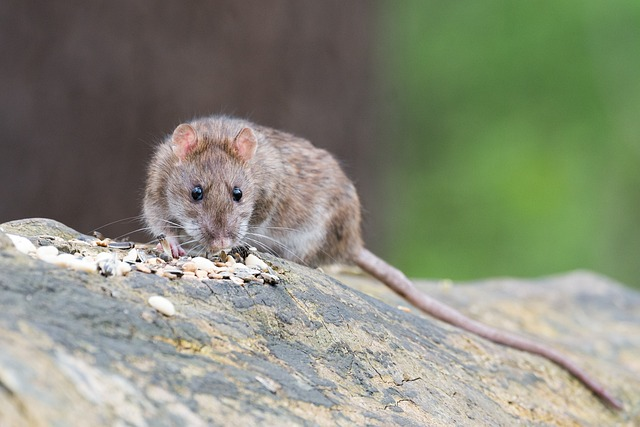
#> input picture dateset_tikus/ada tikus/tikus 1.jpg, 640 x 427 px, found by its file name; its folder holds only this picture in this run
$ python trainBelalang2.py   (older library calls are emulated)
#> lines starting #> are read from the running program, lines starting #| are printed output that depends on the picture
import cv2
import numpy as np
import xlsxwriter
from collections import Counter
from skimage.feature import graycomatrix, graycoprops
from skimage.measure import label, regionprops
from sklearn.cluster import KMeans

workbook = xlsxwriter.Workbook('trainTikus.xlsx', {'nan_inf_to_errors': True})
worksheet = workbook.add_worksheet()

jenis = ['Ada Tikus','Tidak Ada Tikus']

hsv_properties = ['hue','saturation','value']
glcm_properties = ['dissimilarity', 'correlation', 'homogeneity', 'contrast', 'ASM', 'energy']
shape_properties = ['metric', 'eccentricity']

# Writing excel header
header = ['File']
header.extend(['HSV_' + c for c in ('Hue', 'Saturation', 'Value')])
header.extend(['GLCM_' + prop for prop in glcm_properties])
header.extend(shape_properties)
header.append('Class')

for col, value in enumerate(header):
    worksheet.write(0, col, value)

baris = 1

for j in range(1, 150):  # Rentang gambar dari 1 hingga 75
    kolom = 0
    file_name = "D:/Kuliah/Project/Python/deteksi_tikus/dateset_tikus/" + "tikus " + str(j) + ".jpg"
    print(file_name)
    worksheet.write(baris, kolom, file_name)
    kolom += 1

    src = cv2.imread(file_name)
#> src is the input picture: shape (427, 640, 3); mean B, G, R 121.3, 139.2, 135.1
    if src is None:
        print(f"Unable to read the image: {file_name}")
        continue

    gray = cv2.cvtColor(src, cv2.COLOR_BGR2GRAY)
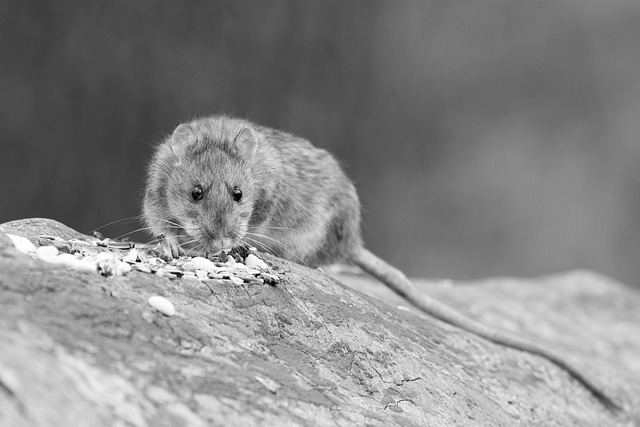
#> gray: shape (427, 640); min 0, max 255, mean 136
    hsv = cv2.cvtColor(src, cv2.COLOR_BGR2HSV)
#> hsv: shape (427, 640, 3); mean H, S, V 48.4, 48.5, 145.5

    # Extracting HSV dominant color
    hsv_image = hsv.reshape((hsv.shape[0] * hsv.shape[1], 3))
    clt = KMeans(n_clusters=3)
    labels = clt.fit_predict(hsv_image)
    label_counts = Counter(labels)
#> label_counts = {0: 56745, 2: 135360, 1: 81175}
    dom_color = clt.cluster_centers_[label_counts.most_common(1)[0][0]]
#> dom_color = [28.86, 75.24, 113.2]
    for val in dom_color:
        worksheet.write(baris, kolom, val)
        kolom += 1
#> this loop made 3 passes
#> val on passes 1 to 3: 28.86, 75.24, 113.2
#> after the loop, kolom = 4

    # GLCM
    glcm = graycomatrix(gray,
                        distances=[5],
                        angles=[0, np.pi/4, np.pi/2, 3*np.pi/4],
                        levels=256,
                        symmetric=True,
                        normed=True)
    glcm_props = [prop for name in glcm_properties for prop in graycoprops(glcm, name)[0]]
#> glcm_props = [10.55, 11.06, 12.41, 13.07, 0.906, 0.897, 0.876, 0.867, 0.265, 0.253, 0.267, 0.245, 449.2, 491.9, 592.1, 634, 0.00063, 0.000599, 0.000667, 0.000597, 0.0251, 0.0245, 0.0258, 0.0244]
    for item in glcm_props:
        worksheet.write(baris, kolom, item)
        kolom += 1
#> this loop made 24 passes
#> item on passes 1 to 12: 10.55, 11.06, 12.41, 13.07, 0.906, 0.897, 0.876, 0.867, 0.265, 0.253, 0.267, 0.245
#> after the loop, kolom = 28

    # Shape
    label_img = label(gray)
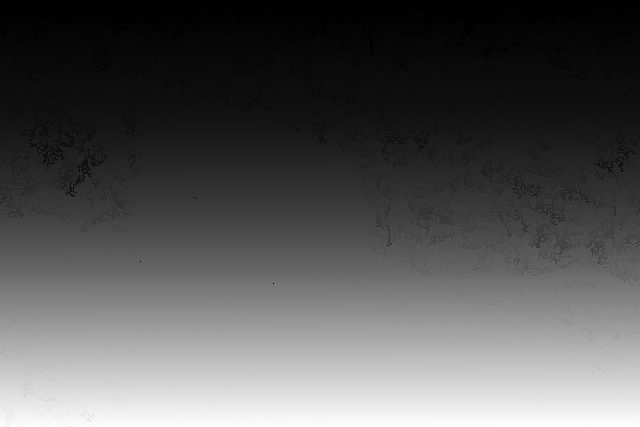
#> label_img: shape (427, 640) int64; min 0, max 123710, mean 42191.8; drawn with min black and max white
    props = regionprops(label_img)
#> props = 123710 regions
    eccentricity = props[0].eccentricity
#> eccentricity = 0.794
    area = props[0].area
#> area = 52
    perimeter = props[0].perimeter
#> perimeter = 47.52
    metric = (4 * np.pi * area) / (perimeter * perimeter)
#> metric = 0.289
    worksheet.write(baris, kolom, metric)
    kolom += 1
#> kolom = 29
    worksheet.write(baris, kolom, eccentricity)
    kolom += 1
#> kolom = 30

    # Menentukan label "Ada Belalang" atau "Tidak Ada Belalang" berdasarkan nomor gambar
    label_kelas = 'Terdeteksi Terdapat Tikus' if j >= 1 and j <= 140 else 'Tidak Ada Tikus Terdeteksi'
    worksheet.write(baris, kolom, label_kelas)
    kolom += 1
#> kolom = 31

    baris += 1
#> baris = 2

workbook.close()
